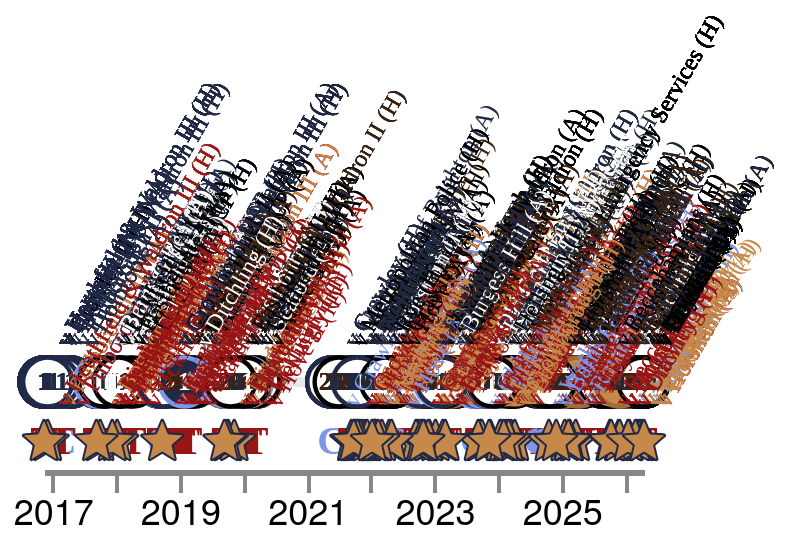

Vega-Lite specification for this chart:
### Vega-Lite specification from a JSON file in a GitHub repository (floating-point values rounded to 4 significant figures; data arrays with more than 128 entries replaced by an {"elided": "..."} marker saying what was removed)
{"config": {"axis": {"labelFont": "PT Sans Narrow, Helvetica Neue, Helvetica, Arial, sans-serif", "titleFont": "PT Sans Narrow, Helvetica Neue, Helvetica, Arial, sans-serif", "labelFontSize": 13, "titleFontSize": 24, "gridColor": "#202947", "gridOpacity": 0.2, "zindex": 1}, "text": {"font": "Lato, sans-serif"}, "bar": {"cornerRadiusEnd": 5}, "header": {"labelFont": "PT Sans Narrow, Helvetica Neue, Helvetica, Arial, sans-serif", "titleFont": "PT Sans Narrow, Helvetica Neue, Helvetica, Arial, sans-serif", "labelFontSize": 24, "titleFontSize": 28, "labelFontWeight": "bold", "orient": "left"}, "legend": {"labelFont": "PT Sans Narrow, Helvetica Neue, Helvetica, Arial, sans-serif", "titleFont": "PT Sans Narrow, Helvetica Neue, Helvetica, Arial, sans-serif", "labelFontSize": 14, "titleFontSize": 16, "titlePadding": 5, "fillColor": "white", "strokeColor": "black", "padding": 10, "titleFontWeight": "lighter", "titleFontStyle": "italic", "titleColor": "gray", "offset": 10}, "title": {"font": "PT Sans Narrow, Helvetica Neue, Helvetica, Arial, sans-serif", "fontSize": 48, "fontWeight": "bold", "anchor": "start", "align": "center", "titlePadding": 20, "subtitlePadding": 10, "subtitleFontSize": 13, "subtitleColor": "", "subtitleFontStyle": "italic", "offset": 15, "color": "black"}, "axisX": {"labelAngle": 0}, "facet": {"title": null, "header": null, "align": {"row": "each", "column": "each"}}, "resolve": {"scale": {"y": "independent", "facet": "independent"}}, "background": "transparent", "scale": {"offsetBandPaddingOuter": 0.2, "offsetBandPaddingInner": 0.1}, "view": {"stroke": "transparent"}}, "layer": [{"mark": {"type": "line", "color": "#202946", "opacity": 0.1, "strokeWidth": 5}, "encoding": {"tooltip": [{"field": "player", "title": "Player", "type": "nominal"}, {"field": "event_label", "title": "Milestone", "type": "nominal"}, {"field": "event_date_label", "title": "Date", "type": "nominal"}, {"field": "detail", "title": "Match", "type": "nominal"}, {"field": "result_label", "title": "Result", "type": "nominal"}, {"field": "squad_label", "title": "Squad", "type": "nominal"}], "x": {"axis": {"domainWidth": 3, "format": "%Y", "grid": false, "labelAngle": 0, "labelFlush": false, "labelFontSize": 18, "tickCount": "year", "tickSize": 10, "tickWidth": 2, "title": null}, "field": "date", "type": "temporal"}, "y": {"axis": null, "field": "row_type", "type": "nominal"}}, "transform": [{"filter": "(datum.row_type === 'appearance')"}]}, {"mark": {"type": "point", "filled": true, "opacity": 1, "shape": "circle", "size": 600, "strokeWidth": 2.2}, "encoding": {"color": {"field": "symbol_fill", "legend": null, "scale": null, "type": "nominal"}, "stroke": {"field": "symbol_stroke", "legend": null, "scale": null, "type": "nominal"}, "tooltip": [{"field": "player", "title": "Player", "type": "nominal"}, {"field": "event_label", "title": "Milestone", "type": "nominal"}, {"field": "event_date_label", "title": "Date", "type": "nominal"}, {"field": "detail", "title": "Match", "type": "nominal"}, {"field": "result_label", "title": "Result", "type": "nominal"}, {"field": "squad_label", "title": "Squad", "type": "nominal"}], "x": {"axis": {"domainWidth": 3, "format": "%Y", "grid": false, "labelAngle": 0, "labelFlush": false, "labelFontSize": 18, "tickCount": "year", "tickSize": 10, "tickWidth": 2, "title": null}, "field": "date", "type": "temporal"}, "y": {"axis": null, "field": "row_type", "type": "nominal"}}, "transform": [{"filter": "(datum.row_type === 'appearance')"}]}, {"mark": {"type": "text", "align": "center", "baseline": "middle", "font": "PT Sans Narrow", "fontSize": 13, "fontWeight": "bold"}, "encoding": {"color": {"field": "symbol_text_color", "legend": null, "scale": null, "type": "nominal"}, "text": {"field": "symbol_text", "type": "nominal"}, "tooltip": [{"field": "player", "title": "Player", "type": "nominal"}, {"field": "event_label", "title": "Milestone", "type": "nominal"}, {"field": "event_date_label", "title": "Date", "type": "nominal"}, {"field": "detail", "title": "Match", "type": "nominal"}, {"field": "result_label", "title": "Result", "type": "nominal"}, {"field": "squad_label", "title": "Squad", "type": "nominal"}], "x": {"axis": {"domainWidth": 3, "format": "%Y", "grid": false, "labelAngle": 0, "labelFlush": false, "labelFontSize": 18, "tickCount": "year", "tickSize": 10, "tickWidth": 2, "title": null}, "field": "date", "type": "temporal"}, "y": {"axis": null, "field": "row_type", "type": "nominal"}}, "transform": [{"filter": "((datum.row_type === 'appearance') && (datum.symbol_text !== ''))"}]}, {"mark": {"type": "text", "align": "center", "baseline": "middle", "font": "PT Sans Narrow", "fontSize": 20, "fontWeight": "bold"}, "encoding": {"color": {"field": "symbol_text_color", "legend": null, "scale": null, "type": "nominal"}, "text": {"field": "symbol_text", "type": "nominal"}, "tooltip": [{"field": "player", "title": "Player", "type": "nominal"}, {"field": "event_label", "title": "Milestone", "type": "nominal"}, {"field": "event_date_label", "title": "Date", "type": "nominal"}, {"field": "detail", "title": "Match", "type": "nominal"}, {"field": "result_label", "title": "Result", "type": "nominal"}, {"field": "squad_label", "title": "Squad", "type": "nominal"}], "x": {"axis": {"domainWidth": 3, "format": "%Y", "grid": false, "labelAngle": 0, "labelFlush": false, "labelFontSize": 18, "tickCount": "year", "tickSize": 10, "tickWidth": 2, "title": null}, "field": "date", "type": "temporal"}, "y": {"axis": null, "field": "row_type", "type": "nominal"}}, "transform": [{"filter": "((datum.row_type === 'event') && (datum.event_key !== 'motm'))"}]}, {"mark": {"type": "point", "opacity": 1, "size": 10, "strokeWidth": 1}, "encoding": {"fill": {"field": "symbol_fill", "legend": null, "scale": null, "type": "nominal"}, "shape": {"field": "symbol_shape", "legend": null, "scale": null, "type": "nominal"}, "stroke": {"field": "symbol_stroke", "legend": null, "scale": null, "type": "nominal"}, "tooltip": [{"field": "player", "title": "Player", "type": "nominal"}, {"field": "event_label", "title": "Milestone", "type": "nominal"}, {"field": "event_date_label", "title": "Date", "type": "nominal"}, {"field": "detail", "title": "Match", "type": "nominal"}, {"field": "result_label", "title": "Result", "type": "nominal"}, {"field": "squad_label", "title": "Squad", "type": "nominal"}], "x": {"axis": {"domainWidth": 3, "format": "%Y", "grid": false, "labelAngle": 0, "labelFlush": false, "labelFontSize": 18, "tickCount": "year", "tickSize": 10, "tickWidth": 2, "title": null}, "field": "date", "type": "temporal"}, "y": {"axis": null, "field": "row_type", "type": "nominal"}}, "transform": [{"filter": "(datum.event_key === 'motm')"}]}, {"mark": {"type": "text", "align": "left", "angle": 300, "baseline": "bottom", "color": "#4a5568", "font": "PT Sans Narrow", "fontSize": 12, "xOffset": 15, "yOffset": -15}, "encoding": {"color": {"field": "symbol_text_color", "legend": null, "scale": null, "type": "nominal"}, "text": {"field": "detail", "type": "nominal"}, "tooltip": [{"field": "player", "title": "Player", "type": "nominal"}, {"field": "event_label", "title": "Milestone", "type": "nominal"}, {"field": "event_date_label", "title": "Date", "type": "nominal"}, {"field": "detail", "title": "Match", "type": "nominal"}, {"field": "result_label", "title": "Result", "type": "nominal"}, {"field": "squad_label", "title": "Squad", "type": "nominal"}], "x": {"axis": {"domainWidth": 3, "format": "%Y", "grid": false, "labelAngle": 0, "labelFlush": false, "labelFontSize": 18, "tickCount": "year", "tickSize": 10, "tickWidth": 2, "title": null}, "field": "date", "type": "temporal"}, "y": {"axis": null, "field": "row_type", "type": "nominal"}}}], "data": {"name": "data-f0961eb19024de2b78d1bb5c827fb250"}, "height": 60, "resolve": {"scale": {"shape": "independent", "x": "shared", "y": "shared"}}, "width": "container", "$schema": "https://vega.github.io/schema/vega-lite/v5.20.1.json", "datasets": {"data-f0961eb19024de2b78d1bb5c827fb250": {"elided": "1155 records"}}}
